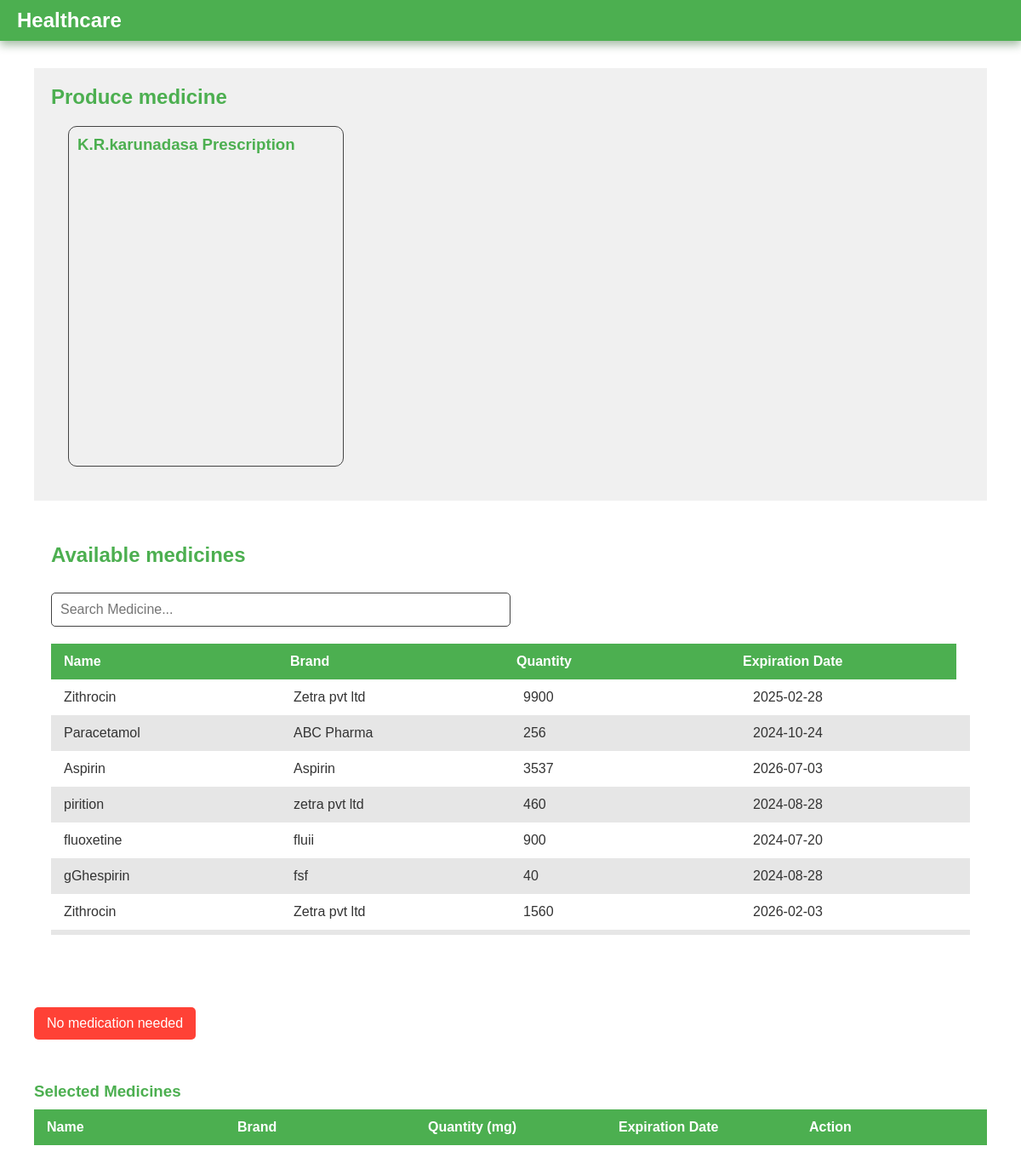
The app's page /pharmasist/produce.php?pid=1 with its own data.
### tables this page shows
CREATE TABLE IF NOT EXISTS `patients_details` (
  `id` int NOT NULL AUTO_INCREMENT,
  `patients_id` int DEFAULT NULL,
  `age` int DEFAULT NULL,
  `reception_id` varchar(50) DEFAULT NULL,
  `symptoms` text,
  `medical_report` text,
  `Prescriptions` text,
  `Prescriptions_date` datetime DEFAULT NULL,
  `doctor_id` varchar(50) DEFAULT NULL,
  `symptoms_date` datetime DEFAULT NULL,
  `medicine_status` varchar(50) DEFAULT 'pending',
  PRIMARY KEY (`id`),
  KEY `FK_patients_details_register_patients` (`patients_id`),
  KEY `FK_patients_details_register_reception` (`reception_id`),
  KEY `FK_patients_details_registered_doctor` (`doctor_id`),
  CONSTRAINT `FK_patients_details_register_patients` FOREIGN KEY (`patients_id`) REFERENCES `registered_patients` (`p_id`),
  CONSTRAINT `FK_patients_details_register_reception` FOREIGN KEY (`reception_id`) REFERENCES `registered_reception` (`id_num`),
  CONSTRAINT `FK_patients_details_registered_doctor` FOREIGN KEY (`doctor_id`) REFERENCES `registered_doctor` (`id_num`)
);

CREATE TABLE IF NOT EXISTS `registered_patients` (
  `p_id` int NOT NULL AUTO_INCREMENT,
  `name` varchar(50) DEFAULT NULL,
  `mobile` varchar(12) DEFAULT NULL,
  `email` varchar(50) DEFAULT NULL,
  `id_num` varchar(20) DEFAULT NULL,
  `address` text,
  `age` int DEFAULT NULL,
  `register_date` datetime DEFAULT NULL,
  `reception_id` varchar(50) DEFAULT NULL,
  PRIMARY KEY (`p_id`),
  KEY `FK_register_patients_register_reception` (`reception_id`),
  CONSTRAINT `FK_register_patients_register_reception` FOREIGN KEY (`reception_id`) REFERENCES `registered_reception` (`id_num`)
);

CREATE TABLE IF NOT EXISTS `medicines` (
  `id` int NOT NULL AUTO_INCREMENT,
  `name` varchar(50) DEFAULT NULL,
  `brand` varchar(50) DEFAULT NULL,
  `quantity` int DEFAULT NULL,
  `exp` date DEFAULT NULL,
  `purchase_date` date DEFAULT NULL,
  `outofstock_date` date DEFAULT NULL,
  PRIMARY KEY (`id`)
);

### connection.php (called while the page is built, shortened)
<?php
class Database
{
    public static $connection;
    public static function SetUpConnection()
    {
        if (!isset(Database::$connection)) {
            Database::$connection = new mysqli(DB_HOST, DB_USER, DB_PASS, DB_NAME, DB_PORT);
        }
    }
    public static function search($q)
    {
        return Database::$connection->query($q);
    }
}

### pharmasist/produce.php (the view, shortened to what this page needs)
<?php
require_once "../connection.php";
?>
<!DOCTYPE html>
<html lang="en">
<head>
    <link rel="stylesheet" href="../assets/css/common.css">
    <link rel="stylesheet" href="../pharmasist/pharmasist.css">
    <link rel="stylesheet" href="../assets/css/header.css">
</head>
<body>
    <?php
    $pdi = $_GET["pid"];
    $res = Database::search("SELECT * FROM `patients_details` INNER JOIN `registered_patients` ON `registered_patients`.`p_id` =`patients_details`.`patients_id` WHERE `id` = '$pdi'");
    $pdata = $res->fetch_assoc();
    ?>
    <header>
        <div class="logo">Healthcare</div>
    </header>
    <div class="main-container">
        <div class="content" id="content">
            <div class="maindiv">
                <div class="left ">
                    <h2 class="content-title">Produce medicine</h2>
                    <div class="health-issues">
                        <h3><?php echo $pdata["name"] ?> Prescription</h3>
                    </div>
                </div>
                <div class="right ">
                    <h2 class="content-title">Available medicines</h2>
                    <input type="text" id="searchBar" placeholder="Search Medicine..." onkeyup="filterTable()">
                    <table id="dataTable">
                        <thead>
                            <tr>
                                <th>Name</th>
                                <th>Brand</th>
                                <th>Quantity</th>
                                <th>Expiration Date</th>
                            </tr>
                        </thead>
                        <tbody class="dataBody">
                            <?php
                            $d = new DateTime();
                            $tz = new DateTimeZone("Asia/Colombo");
                            $d->setTimezone($tz);
                            $date = $d->format('Y-m-d');
                            $mediResultSet = Database::search("SELECT * FROM `medicines` WHERE `exp`  > '" . $date . "' AND `quantity` > '0'");
                            if ($mediResultSet->num_rows > 0) {
                                $medicines = $mediResultSet->fetch_all(MYSQLI_ASSOC);
                                foreach ($medicines as $medicine) {
                            ?>
                                    <tr class="dataRow" onclick="addToNewTable(this)">
                                        <td class="name"><?php echo $medicine['name'] ?></td>
                                        <td class="brand"><?php echo $medicine['brand'] ?></td>
                                        <td class="quantity"><?php echo $medicine['quantity'] ?></td>
                                        <td class="exp"><?php echo $medicine['exp'] ?></td>
                                    </tr>
                            <?php
                                }
                            }
                            ?>
                        </tbody>
                    </table>
                </div>
            </div>
            <button onclick="cancelMedicine(<?php echo $pdi ?>)" class="no-med-needed">No medication needed</button>
            <h3>Selected Medicines</h3>
            <table id="selectedTable">
                <thead>
                    <tr>
                        <th>Name</th>
                        <th>Brand</th>
                        <th>Quantity (mg)</th>
                        <th>Expiration Date</th>
                        <th>Action</th>
                    </tr>
                </thead>
            </table>
        </div>
    </div>
</body>
</html>

### assets/css/common.css (style rules this page uses)
:root { --base-color: #4CAF50; --second-base-color: #388E3C; --dark-gray: #333333; --medium-gray: #444444; --error-color: #FF4136; }
* { margin: 0%; padding: 0%; box-sizing: border-box; font-family: Arial, sans-serif; }

### pharmasist/pharmasist.css (style rules this page uses)
body { width: 100vw; color: var(--dark-gray); }
.main-container { display: flex; margin-top: 40px; height: calc(100vh - 80px); }
.content { flex-grow: 1; padding: 40px; overflow-y: scroll; }
.content .content-title { color: var(--base-color); margin: 30px 0px; }

### assets/css/header.css (style rules this page uses)
header { display: flex; justify-content: space-between; align-items: center; z-index: 1000; background-color: var(--base-color); padding: 10px 20px; color: white; position: fixed; left: 0%; top: 0%; width: 100%; box-shadow: 0px 5px 10px rgba(4, 65, 0, 0.349); }
header .logo { font-size: 1.5em; font-weight: bold; cursor: pointer; }

### pharmasist/produce.php (style rules this page uses)
.main-container { background-color: #fff; border-radius: 8px; box-shadow: 0 2px 4px rgba(0, 0, 0, 0.1); }
.health-issues { margin-bottom: 20px; border: 1px solid var(--medium-gray); min-width: max-content; max-width: 30%; margin-left: 20px; height: 400px; padding: 10px; border-radius: 10px; }
h3 { color: var(--base-color); margin-bottom: 10px; }
#searchBar { width: 50%; min-width: 200px; padding: 10px; margin-bottom: 20px; border: 1px solid var(--medium-gray); border-radius: 5px; font-size: 16px; outline: none; }
#dataTable { width: 100%; margin-bottom: 50px; }
#selectedTable { margin-bottom: 30px; }
table { width: 100%; border-collapse: collapse; }
#dataTable thead { display: table; width: calc(100% - 1em); }
#dataTable thead tr { display: grid; grid-template-columns: repeat(4, 1fr); }
#selectedTable thead tr { display: grid; grid-template-columns: repeat(5, 1fr); }
tbody { display: block; max-height: 300px; overflow-y: auto; }
th, td { padding: 12px 15px; border: 1px solid var(--medium-gray); border: none; text-align: left; }
th { background-color: var(--base-color); color: white; }
tbody tr { cursor: pointer; display: table; width: 100%; table-layout: fixed; }
tbody tr:nth-child(even) { background-color: #e6e6e6; }
.maindiv { display: flex; flex-direction: row; margin-bottom: 15px; }
.left, .right { flex: 1; padding: 20px; box-sizing: border-box; overflow-x: auto; }
.left { background-color: #f0f0f0; }
.right { flex: 2; }
.left .content-title { margin: 0 0 20px 0; }
@media (max-width: 1730px) { .maindiv { flex-direction: column; height: auto; } }
@media (max-width: 1730px) { .left, .right { height: 50vh; } }
.no-med-needed { padding: 10px 15px; background-color: var(--error-color); border: none; border-radius: 5px; color: #FFFFFF; font-size: 1em; cursor: pointer; margin-bottom: 50px; margin-left: auto; transition: background-color 0.3s; }

### records on screen
patients_details: patients.name "K.R.karunadasa"
medicines: name "Zithrocin", brand "Zetra pvt ltd", quantity "9900", exp "2025-02-28"
medicines: name "Paracetamol", brand "ABC Pharma", quantity "256", exp "2024-10-24"
medicines: name "Aspirin", brand "Aspirin", quantity "3537", exp "2026-07-03"
medicines: name "pirition", brand "zetra pvt ltd", quantity "460", exp "2024-08-28"
medicines: name "fluoxetine", brand "fluii", quantity "900", exp "2024-07-20"
medicines: name "gGhespirin", brand "fsf", quantity "40", exp "2024-08-28"
medicines: name "Zithrocin", brand "Zetra pvt ltd", quantity "1560", exp "2026-02-03"
